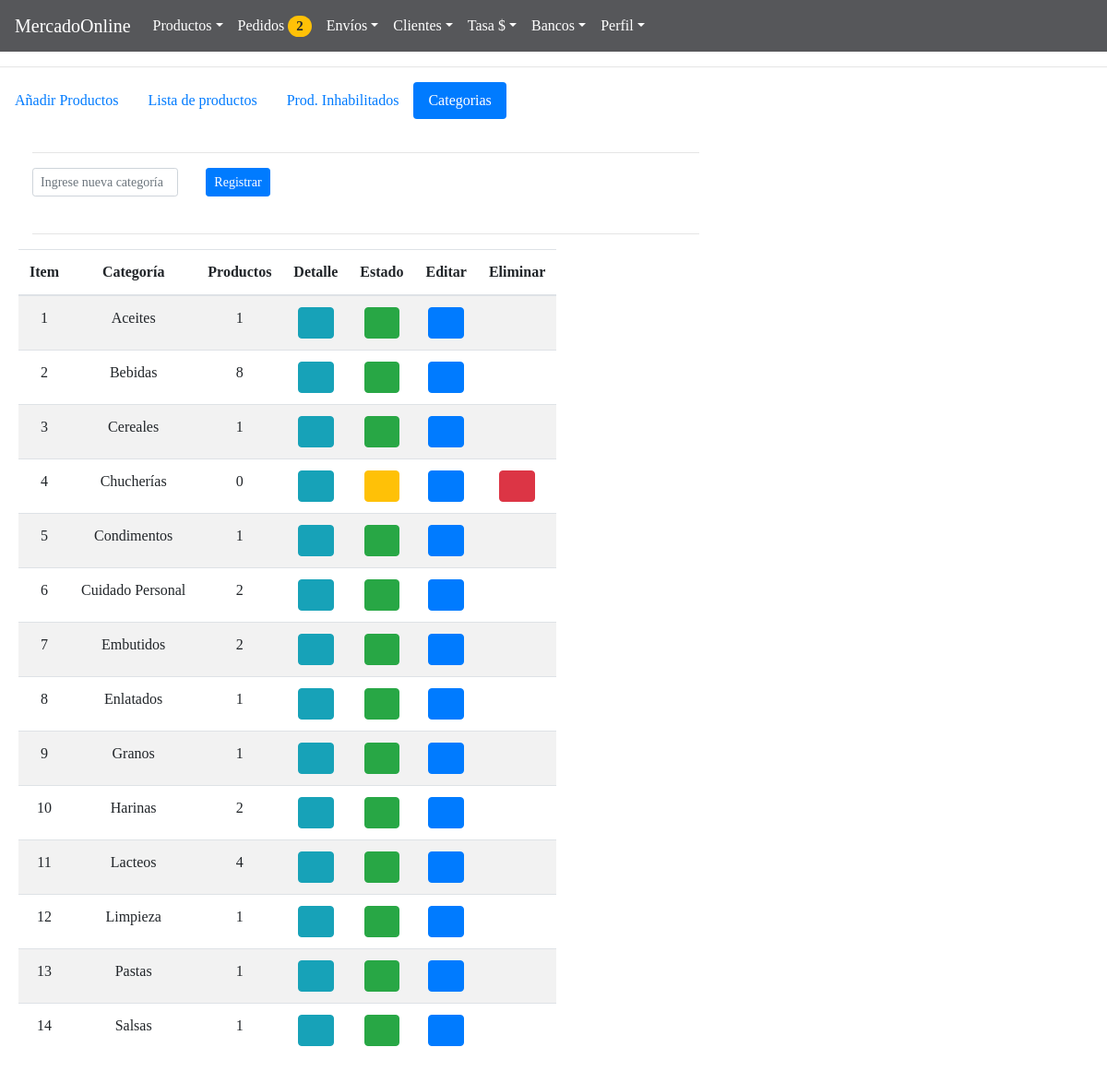
The page /BackAdmin/index.php?action=categories (signed in) on the database as committed earlier.
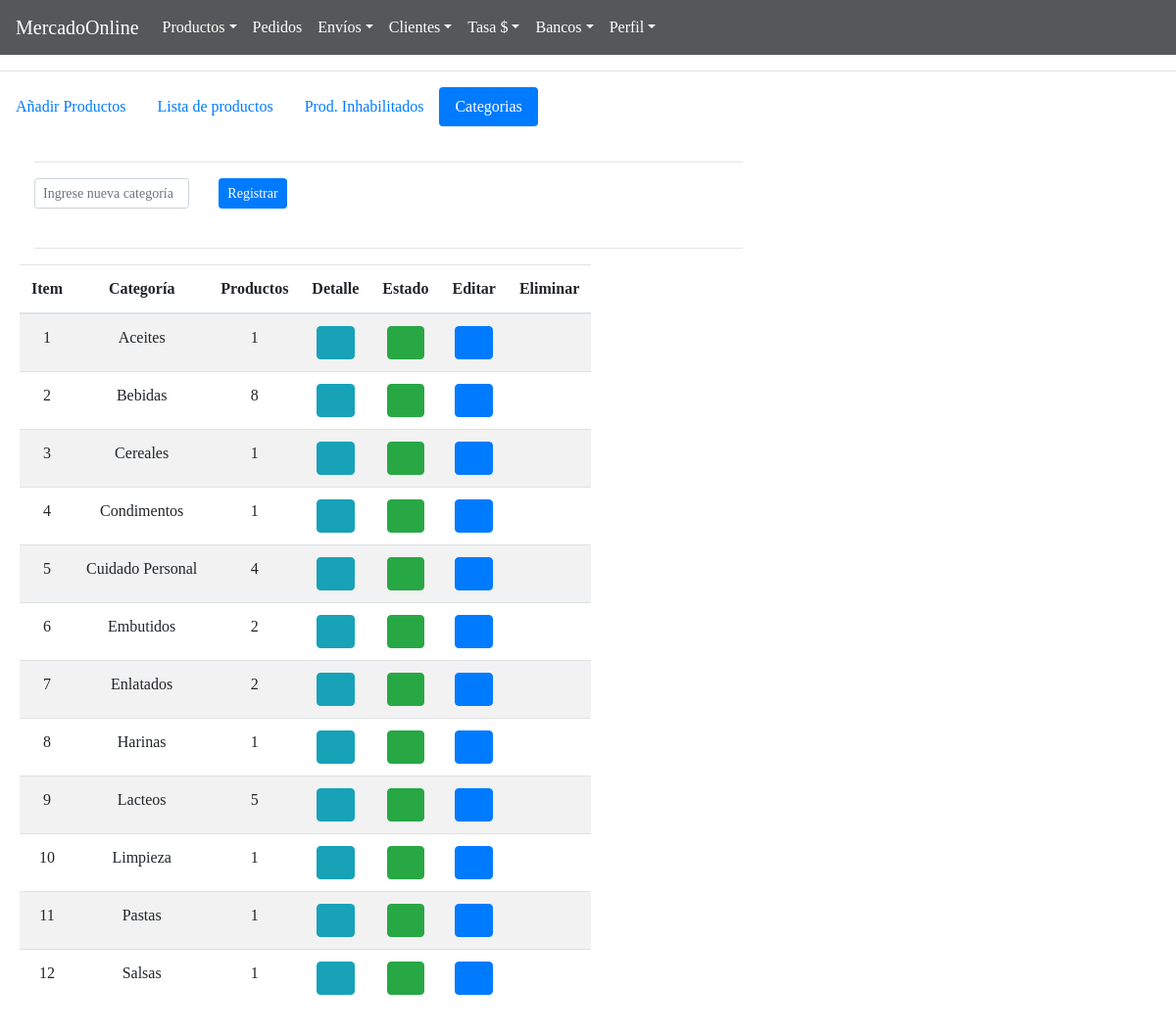
The same page on the database as committed later.
### tables this page shows
CREATE TABLE `categorias` (
  `id` int(11) NOT NULL,
  `category` text NOT NULL,
  `status` int(11) NOT NULL
);

### BackAdmin/controllers/controllerPage.php (called while the page is built)
<?php
class page{
 public static function template(){
 			include "views/template.php";
 		}
 public static function pageConnectController(){
if (isset( $_GET["action"])) {
	 	$controllerPage = $_GET["action"];
}
else{
	$controllerPage ="index";
}
 	$answer = pageModel::pageConnectModel($controllerPage);
 	include $answer;
 }
}

### BackAdmin/models/connection.php (called while the page is built)
<?php
class connection{
	 public static function connect(){
	 	$link = new PDO("mysql:host=localhost;dbname=mercadoonline","root","");
	 	return $link;
	 }
}

### BackAdmin/models/purchaseOrderModel.php (called while the page is built, shortened)
<?php
require_once "connection.php";
class purchaseOrderModel{
 					public static function viewCountOrdersModel($table){
 					$stmt = connection::connect()->prepare("SELECT COUNT(*) as id FROM $table WHERE status = 0");
		 			$stmt -> execute();
		 			return $stmt->fetch();
 					}
}

### BackAdmin/models/categoriesModel.php (called while the page is built, shortened)
<?php
require_once "connection.php";
class categorieModel{
	  public static function viewCategoriesModel($table){
		 	$stmt = connection::connect()->prepare("SELECT id, category FROM $table   ORDER BY category ASC");
		 	$stmt -> execute();
		 	return $stmt->fetchAll();
	  }
}

### BackAdmin/models/productModel.php (called while the page is built, shortened)
<?php
require_once "connection.php";
 class productsModel{
 		       public static function viewCountProducts($dataModel, $table){
 		       	$stmt = connection::connect()->prepare("SELECT  COUNT(id) AS cant FROM $table WHERE idcategory = :idcategory");
 		       	$stmt -> bindParam(":idcategory", $dataModel["idcategory"], PDO::PARAM_STR);
		 		$stmt -> execute();
		 		return $stmt->fetchAll();
 		       }
 }

### BackAdmin/controllers/categoriesController.php (the view, shortened to what this page needs)
<?php
class categorieController{
  public static function viewTableCategoriesController(){
	$answer =  categorieModel::viewCategoriesModel("categorias");
	foreach ($answer as $row =>$item) {
	$dataController = array("idcategory"=>$item["id"]);
	$answerCountProducts = productsModel::viewCountProducts($dataController, "productos");
	foreach ($answerCountProducts as $value) {
	if ($value["cant"] == 0 ) {
		$categoryId = $item["id"];
		$categoryName = $item["category"];
		$display = "";
	$status = "btn btn-warning fa fa-remove";
	}
	else{
		$status = "btn btn-success fa fa-check";
		$categoryId = $item["id"];
		$categoryName = $item["category"];
		$display = "style=display:none";
	}
			 }
$row = $row +1;
echo '
				<tr>
					<td>'.$row.'</td>
					<td>'.$item["category"].'</td>
					<td>'.$value["cant"].'</td>
					<td><a href="#detail'.$row.'"  data-toggle="modal">
					<button type="button"  class="form-control-sm  btn btn-info fa fa-eye" ></button></a>
				<div class="modal fade" id="detail'.$row.'" tabindex="-1" role="dialog" aria-labelledby="myModalLabel" ariahidden="true">
				<div class="modal-dialog" role="document"  modal-lg>
				<div class="modal-content" style="font-size:12px">
				<div class="modal-header  ">
				<button type="button" class="close" data-dismiss="modal" aria-label="Close">
				<span aria-hidden="true">&times;</span> </button>
				</div>
				<div class="modal-body"  style="text-align: left; margin: 0%;">
				<p style="Font-size:15px">'.$item["category"].'</p>
			<table class="table table-striped">
		<thead>
			<tr>
				<th>Producto</th>
				<th>Precio</th>
				<th>Cant</th>
			</tr>
		</thead>';
		echo '
	</table>
					</td>
					<td><span class="form-control-sm  '.$status.'" ></span></td>
				<td><a href="#edit'.$row.'"  data-toggle="modal">
				<button type="button"  class="form-control-sm  btn btn-primary fa fa-pencil" ></button></a>
				<div class="modal fade" id="edit'.$row.'" tabindex="-1" role="dialog" aria-labelledby="myModalLabel" ariahidden="true">
				<input type="text" class="form-control form-control-sm"  name="editCategoryName" value="'.$categoryName.'">
				<input type="text" class="form-control form-control-sm"  name="editCategoryId" value="'.$categoryId.'" style="display:none">
				</td>
				<td><a href="#delete'.$row.'"  data-toggle="modal">
				<button type="button"  class="form-control-sm  btn btn-danger fa fa-trash" '.$display.'></button></a>
				<div class="modal fade" id="delete'.$row.'" tabindex="-1" role="dialog" aria-labelledby="myModalLabel" ariahidden="true">
				<p style="font-size:15px">'.$categoryName.'</p>
				<input type="text" class="form-control form-control-sm"  name="editCategoryId" value="'.$categoryId.'" style="display:none">
				</td>
					</tr>';
			}
  	}
}

### BackAdmin/index.php (shortened to what this page needs)
<?php
if (!$_SESSION["validate"] = true) {
	header("location:index.php?action=index");
	exit();
}
else{
require_once "controllers/controllerPage.php";
require_once "controllers/purchaseOrderController.php";
require_once "controllers/categoriesController.php";
require_once "controllers/usersControllers.php";
require_once "models/productModel.php";
require_once "models/purchaseOrderModel.php";
require_once "models/categoriesModel.php";
$page = new page();
$page->template();
 }

### BackAdmin/views/template.php (shortened to what this page needs)
<!DOCTYPE html>
<html>
<head>
	<link rel="stylesheet" type="text/css" href="views/css/style.css">
	<link rel="stylesheet" type="text/css" href="views/css/bootstrap.min.css">
	<link rel="stylesheet" type="text/css" href="views/css/bootstrap-grid.min.css">
	<link rel="stylesheet" type="text/css" href="views/css/bootstrap-reboot.min.css">
	<link rel="stylesheet" type="text/css" href="views/css/fonts.css">
	<link rel="stylesheet" type="text/css" href="views/css/sweetalert.css">
	<link rel="stylesheet" type="text/css" href="views/css/font-awesome.min.css">
	<link rel="stylesheet" type="text/css" href="views/DataTables/datatables.min.css">
	</head>
	<body>
	<?php
			$page = new page();
			$page ->pageConnectController();
	 ?>
</body>
</html>

### BackAdmin/views/modules/navegation.php (shortened to what this page needs)
<nav	class="navbar navbar-expand-lg	navbar-dark   justify-content-between "   style="background: #56575A">
<a class="navbar-brand"	href="index.php?action=home">MercadoOnline</a>
<div	class="collapse	navbar-collapse"	id="navbarSupportedContent">
<ul	class="navbar-nav mr-auto">
<li	class="nav-item dropdown">
<a	class="nav-link	dropdown-toggle"	href="index.php?action=products"	id="navbarDropdown"	role="button"
data-toggle="dropdown"	aria-haspopup="true"	aria-expanded="false" style="color: white">Productos</a>
</li>
<a	class="nav-link	"	href="index.php?action=orders"	role="button" style="color: white">Pedidos
<?php
$countOrder = new purchaseOrderController();
$countOrder -> viewCountOrdersController();
 ?>
</a>
<li	class="nav-item dropdown">
<a	class="nav-link	dropdown-toggle"	href="#"	id="navbarDropdown"	role="button"
data-toggle="dropdown"	aria-haspopup="true"	aria-expanded="false" style="color: white">Envíos</a>
</li>
<li	class="nav-item dropdown">
<a	class="nav-link	dropdown-toggle"	href="#"	id="navbarDropdown"	role="button"
data-toggle="dropdown"	aria-haspopup="true"	aria-expanded="false" style="color: white">Clientes</a>
</li>
<li	class="nav-item dropdown">
<a	class="nav-link	dropdown-toggle"	href="index.php?action=convertion"	id="navbarDropdown"	role="button"
data-toggle="dropdown"	aria-haspopup="true"	aria-expanded="false" style="color: white">Tasa $</a>
</li>
<li	class="nav-item dropdown">
<a	class="nav-link	dropdown-toggle"	href="#"	id="navbarDropdown"	role="button"
data-toggle="dropdown"	aria-haspopup="true"	aria-expanded="false" style="color: white">Bancos</a>
</li>
<li	class="nav-item dropdown">
<a	class="nav-link	dropdown-toggle"	href="#"	id="navbarDropdown"	role="button"
data-toggle="dropdown"	aria-haspopup="true"	aria-expanded="false" style="color: white">Perfil</a>
</li>
</ul>
</div>
</nav>

### BackAdmin/controllers/purchaseOrderController.php (shortened to what this page needs)
<?php
class purchaseOrderController {
	 		 	     public static function viewCountOrdersController(){
	 		 	      $answer = purchaseOrderModel::viewCountOrdersModel("pedido");
					if ($answer["id"]==0) {
					echo'  <span class="badge badge-danger badge-pill" style="font-family: Pavanam-Regular; font-size: 15px; display: none" >'.$answer["id"].'</span>';
					}else{
					echo'  <span class="badge badge-warning 14 badge-pill" style="font-family: Pavanam-Regular; font-size: 15px; " >'.$answer["id"].'</span>';
										}
	 		 	     }
}

### BackAdmin/views/modules/categories.php (shortened to what this page needs)
<?php
include "views/modules/navegation.php";
 ?>
<hr>
	<ul class="nav nav-pills ">
		<li class="nav-item">
			<a class="nav-link"  href="index.php?action=products">Añadir Productos</a>
		</li>
		<li class="nav-item">
			<a class="nav-link "  href="index.php?action=productList">Lista de productos</a>
		</li>
		<li class="nav-item">
			<a class="nav-link "  href="index.php?action=productInh"> Prod. Inhabilitados</a>
		</li>
			<li class="nav-item">
			<a class="nav-link active"   href="index.php?action=categories"> Categorias</a>
		</li>
	</ul>
	<section>
	<div class="row container-fluid">
	<div  class="col-lg-8 col-md-8 col-sm-5 col-xs-5">
	<hr>
	<form method="post" enctype="multipart/form-data">
	<div  class="form-group row ">
		<div class="col-sm-3">
			<input type="text" class="form-control form-control-sm"  id="" placeholder="Ingrese nueva categoría" name="categorieName" required maxlength="40">
		<br>
		</div>
		<div class="col-sm-5">
			<button type="submit" class="btn btn-primary btn-sm">Registrar</button>
		</div>
	</div>
	</form>
<hr>
</div>
		<table class="table table-responsive  table-striped " id="productTable" style="text-align: center;">
			<thead>
				<tr>
					<th>Item</th>
					<th>Categoría</th>
					<th>Productos</th>
					<th>Detalle</th>
					<th>Estado</th>
					<th>Editar</th>
					<th>Eliminar</th>
				</tr>
			</thead>
<tbody>
		<?php
		$viewTableCategoriesController = new categorieController();
		$viewTableCategoriesController -> viewTableCategoriesController();
		 ?>
</tbody>
	</table>
	</div>
	</section>

### BackAdmin/views/css/style.css (style rules this page uses)
* { margin: 0; padding: 0; list-style: none; text-decoration: none; font-family:"Pavanam-Regular"; }
body { text-align: center; margin: 0%; }
section { position:relative; padding:20px; }
ul, ol { padding: 0; }

Rows that differ between the two databases and show on the page:
removed categorias: category "Chucherías", cant "0"
removed categorias: category "Granos", cant "1"
changed categorias "Cuidado Personal": cant "2" → "4"
changed categorias "Enlatados": cant "1" → "2"
changed categorias "Harinas": cant "2" → "1"
changed categorias "Lacteos": cant "4" → "5"
Other text that changed with them:
$answer["id"]: "2" → (not shown)
